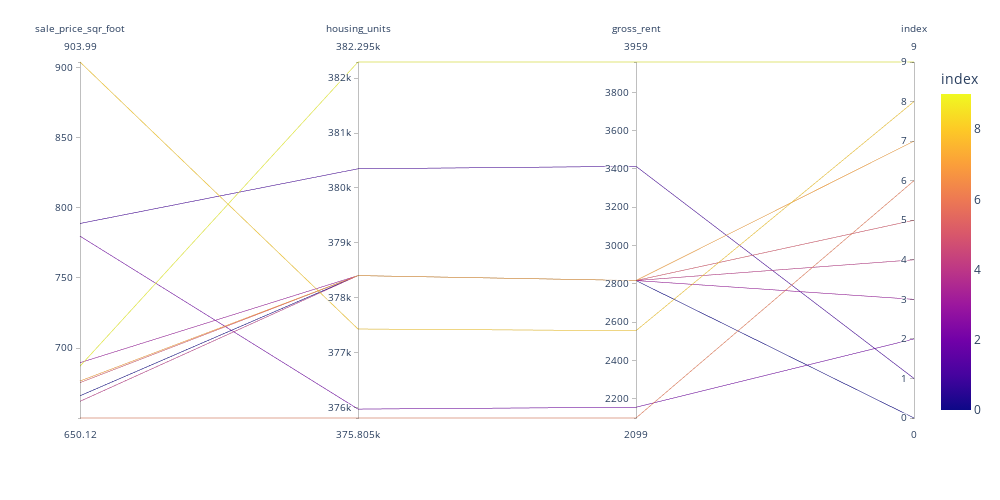

The cell this chart's notebook holds for it:
### Markdown cell above
### Create a parallel coordinates plot and parallel categories plot of most expensive neighborhoods in San Francisco per year

### Code cell
# Parallel Categories Plot
px.parallel_coordinates(top,color=top.index, width = 1000, height = 500)

### Figure 1 — Plotly figure (JSON) as saved in the notebook; plotly's stock layout.template omitted (floating-point values rounded to 4 significant figures)
{"data": [{"dimensions": [{"label": "sale_price_sqr_foot", "values": [666.0, 788.8, 779.8, 689.6, 662.0, 675.4, 650.1, 676.5, 904.0, 687.1]}, {"label": "housing_units", "values": [378401, 380348, 376000.0, 378401, 378401, 378401, 375805, 378401, 377400.0, 382295]}, {"label": "gross_rent", "values": [2817.0, 3414, 2155.0, 2817.0, 2817.0, 2817.0, 2099, 2817.0, 2555.0, 3959]}, {"label": "index", "values": [0, 1, 2, 3, 4, 5, 6, 7, 8, 9]}], "domain": {"x": [0, 1], "y": [0, 1]}, "line": {"color": [0, 1, 2, 3, 4, 5, 6, 7, 8, 9], "coloraxis": "coloraxis"}, "name": "", "type": "parcoords"}], "layout": {"coloraxis": {"colorbar": {"title": {"text": "index"}}, "colorscale": [[0, "#0d0887"], [0.1111, "#46039f"], [0.2222, "#7201a8"], [0.3333, "#9c179e"], [0.4444, "#bd3786"], [0.5556, "#d8576b"], [0.6667, "#ed7953"], [0.7778, "#fb9f3a"], [0.8889, "#fdca26"], [1, "#f0f921"]]}, "height": 500, "legend": {"tracegroupgap": 0}, "margin": {"t": 60}, "width": 1000}}
